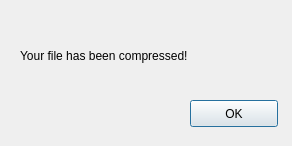
<?xml version="1.0" encoding="UTF-8"?>
<ui version="4.0">
 <class>Dialog</class>
 <widget class="QDialog" name="Dialog">
  <property name="geometry">
   <rect>
    <x>0</x>
    <y>0</y>
    <width>292</width>
    <height>146</height>
   </rect>
  </property>
  <property name="windowTitle">
   <string>Dialog</string>
  </property>
  <widget class="QLabel" name="label">
   <property name="geometry">
    <rect>
     <x>20</x>
     <y>20</y>
     <width>211</width>
     <height>71</height>
    </rect>
   </property>
   <property name="text">
    <string>Your file has been compressed!</string>
   </property>
  </widget>
  <widget class="QPushButton" name="pushButton">
   <property name="geometry">
    <rect>
     <x>190</x>
     <y>100</y>
     <width>88</width>
     <height>27</height>
    </rect>
   </property>
   <property name="text">
    <string>OK</string>
   </property>
  </widget>
 </widget>
 <resources/>
 <connections>
  <connection>
   <sender>pushButton</sender>
   <signal>clicked()</signal>
   <receiver>Dialog</receiver>
   <slot>hide()</slot>
   <hints>
    <hint type="sourcelabel">
     <x>233</x>
     <y>113</y>
    </hint>
    <hint type="destinationlabel">
     <x>145</x>
     <y>72</y>
    </hint>
   </hints>
  </connection>
 </connections>
</ui>
